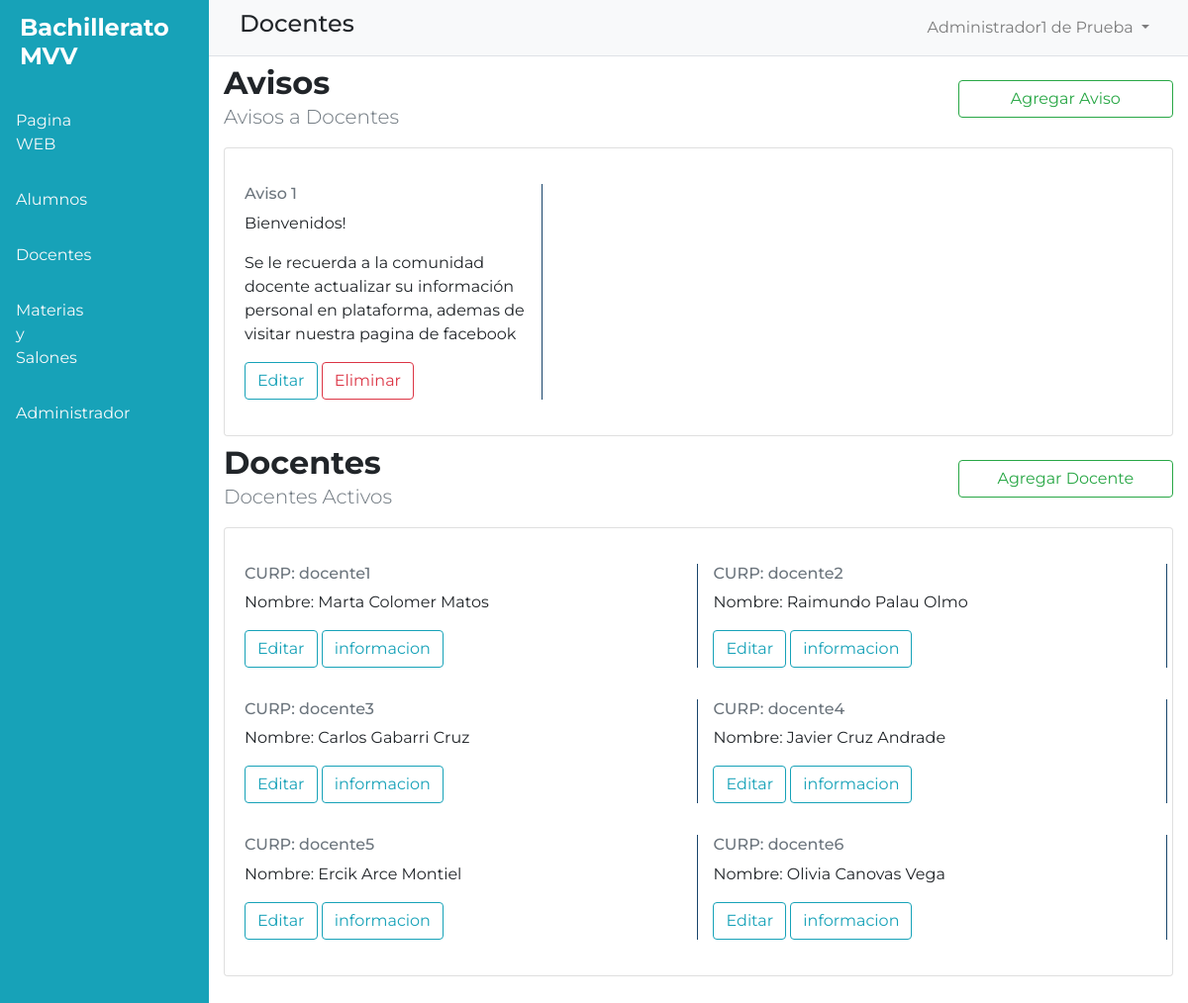
/portal-administrativo-docentes.php (signed in), run on the app's committed database.
### tables this page shows
CREATE TABLE `anuncios_docentes` (
  `id` int(11) NOT NULL,
  `fecha` date DEFAULT NULL,
  `titulo` varchar(45) DEFAULT NULL,
  `descripcion` varchar(500) DEFAULT NULL,
  `enlace` varchar(150) DEFAULT NULL,
  `imagen` longblob DEFAULT NULL
);

CREATE TABLE `docentes` (
  `curp` varchar(45) NOT NULL,
  `nombre` varchar(45) NOT NULL,
  `apellidop` varchar(45) NOT NULL,
  `apellidom` varchar(45) NOT NULL,
  `pin` varchar(45) NOT NULL
);

### portal-administrativo-docentes.php (the view, shortened to what this page needs)
<?php include "TEMPLETES/dashboard-admin.php";
?>
      <div class="w-100">
        <nav class="navbar navbar-expand-lg navbar-light bg-light border-bottom">
          <div class="container">
          <h4>Docentes</h4>
          <div class="collapse navbar-collapse" id="navbarSupportedContent">
            <ul class="navbar-nav ml-auto">
              <li class="nav-item dropdown ml-4">
                <a class="nav-link dropdown-toggle" href="#" id="navbarDropdown" role="button" data-toggle="dropdown" aria-haspopup="true" aria-expanded="false">
                <?php
                  echo $_SESSION["nombre"] ," ", $_SESSION["apellidop"]," ", $_SESSION["apellidom"];
                ?>
                </a>
              </li>
            </ul>
          </div>
          </div>
        </nav>
        <div id="content">
            <section>
            <div class="container mt-2">
              <div class="row">
                <div class="col-lg-9">
                  <h2 class="font-weight-bold mb-0">Avisos</h2>
                  <p class="lead text-muted">Avisos a Docentes</p>
                </div>
                <div class="col-lg-3 mt-3">
                  <a href="./crear-aviso-docentes.php"><button class="btn btn-outline-success w-100 aling-self-center">Agregar Aviso</button></a>
                </div>
              </div>
            </div>
          </section>
          <section>
            <div class="container">
              <div class="card">
                <div class="card-body">
                  <div class="row">
                    <?php
                      include "CONF/conexion.php";
                      $sql=$conexion->query("SELECT * FROM anuncios_docentes ");
                      while($datos = $sql->fetch_object()){?>
                      <div class="col-lg-4 stat my-3">
                        <h6 class="text-muted">Aviso <?= $datos->id ?></h6>
                         <p><?= $datos->titulo ?></p>
                         <p><?= $datos->descripcion ?></p>
                         <a href="./editar-aviso-alumno.php?id=<?= $datos->id ?>"><button class="btn btn-outline-info">Editar</button></a>
                         <a  onclick="return eliminar()"  href="./portal-administrativo-docentes.php?id=<?= $datos->id ?>"><button class="btn btn-outline-danger">Eliminar</button></a>
                      </div>
                      <?php
                      }
                      ?>
                  </div>
                </div>
              </div>
            </div>
          </section>
          <section>
            <div class="container mt-2">
              <div class="row">
                <div class="col-lg-9">
                  <h2 class="font-weight-bold mb-0">Docentes</h2>
                  <p class="lead text-muted">Docentes Activos</p>
                </div>
                <div class="col-lg-3 mt-3">
                  <a href="./crear-docente.php"><button class="btn btn-outline-success w-100 aling-self-center">Agregar Docente</button></a>
                </div>
              </div>
            </div>
          </section>
          <section>
            <div class="container">
              <div class="card">
                <div class="card-body">
                  <div class="row">
                    <?php
                      include "CONF/conexion.php";
                      $sql=$conexion->query("SELECT * FROM docentes ");
                      while($datos = $sql->fetch_object()){?>
                      <div class="col-lg-6 stat my-3">
                        <h6 class="text-muted">CURP: <?= $datos->curp?></h6>
                         <p>Nombre: <?= $datos->nombre?> <?= $datos->apellidop?> <?= $datos->apellidom?></p>
                         <a href="./editar-perfil-docente-admin.php?curp=<?= $datos->curp ?>"><button class="btn btn-outline-info">Editar</button></a>
                         <a href="./ver-perfil-docente.php?curp=<?= $datos->curp ?>"><button class="btn btn-outline-info">informacion</button></a>
                      </div>
                      <?php
                      }
                      ?>
                  </div>
                </div>
              </div>
            </div>
          </section>
        </div>
      </div>
<?php include "TEMPLETES/pie-dashboard-admin.php";?>

### TEMPLETES/dashboard-admin.php (shortened to what this page needs)
<!doctype html>
<html lang="en">
  <head>
    <link rel="stylesheet" href="https://cdn.jsdelivr.net/npm/bootstrap@4.6.2/dist/css/bootstrap.min.css">
    <link rel="stylesheet" href="./CSS/estilo-portal-admin.css">
  </head>
  <body>
    <div class="d-flex">
      <div id="sidebar-container" class="bg-info text-white" >
        <div class="logo">
          <h4 class="font-weight-bold">Bachillerato MVV</h4>
        </div>
        <div class="menu text-light">
          <a class="d-block text-light p-3" href="./portal-administrativo-web.php">Pagina WEB</a>
          <a class="d-block text-light p-3" href="./portal-administrativo-alumnos.php">Alumnos</a>
          <a class="d-block text-light p-3" href="./portal-administrativo-docentes.php">Docentes</a>
          <a class="d-block text-light p-3" href="./portal-administrativo-materias.php">Materias y Salones
          </a>
          <a class="d-block text-light p-3" href="./portal-administrativo-administrador.php">Administrador</a>
        </div>
      </div>

### TEMPLETES/pie-dashboard-admin.php (shortened to what this page needs)
</div>
  </body>
</html>

### CSS/estilo-portal-admin.css (style rules this page uses)
:root { --color1: #F8F1F1; --color2: #11698E; --color3: #19456B; --color4: #7B113A; --color5: black; }
body { font-family: 'Montserrat','Roboto',sans-serif !important; overflow: hidden; }
#sidebar-container { min-height: 100vh; }
#sidebar-container .logo { padding: .875rem 1.25rem; }
#sidebar-container .menu { width: 1rem; }
#content { overflow-y: auto; height: 100vh; padding-bottom: 5rem; }
.stat { border-right: 1px solid var(--color3) ; }

### data on the page
anuncios_docentes: id "1", titulo "Bienvenidos!", descripcion "Se le recuerda a la comunidad docente actualizar su información personal en plataforma, ademas de visitar nuestra pagina de facebook"
docentes: curp "docente1", nombre "Marta", apellidop "Colomer", apellidom "Matos"
docentes: curp "docente2", nombre "Raimundo", apellidop "Palau", apellidom "Olmo"
docentes: curp "docente3", nombre "Carlos", apellidop "Gabarri", apellidom "Cruz"
docentes: curp "docente4", nombre "Javier", apellidop "Cruz", apellidom "Andrade"
docentes: curp "docente5", nombre "Ercik", apellidop "Arce", apellidom "Montiel"
docentes: curp "docente6", nombre "Olivia", apellidop "Canovas", apellidom "Vega"

### other printed values
$_SESSION["nombre"] "Administrador1"
$_SESSION["apellidop"] "de"
$_SESSION["apellidom"] "Prueba"
